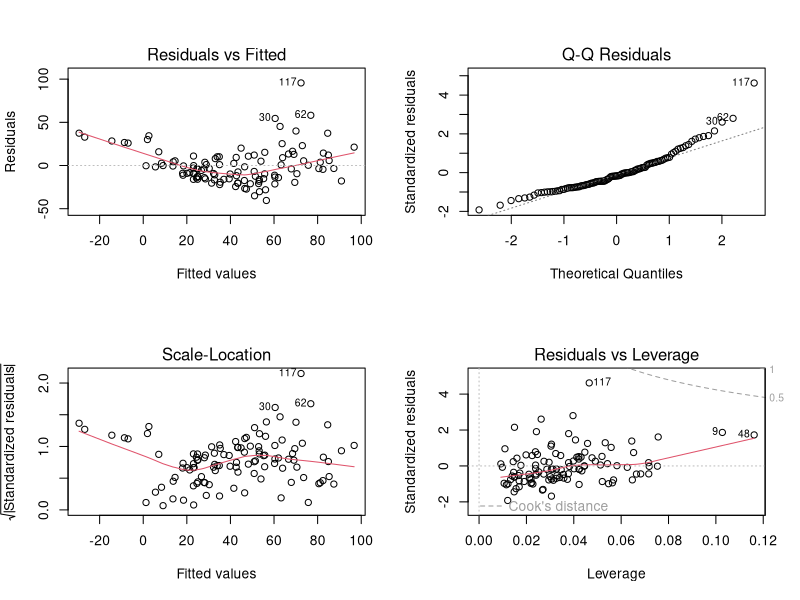

The R source for this figure:
## ---- chunk 1
library(datasets)
library(stats)

data("airquality")

fit <- lm(Ozone ~ Wind + Temp + Solar.R, data = airquality)
summary(fit)

par(mfrow = c(2,2))
plot(fit)
## ---- chunk 2
# library(cacher)
# clonecache(id = "092dcc7dda4b93e42f23e038a601d44dbec7b3f")
# clonecache(id = "092d")
# 
# 
# showfiles()
